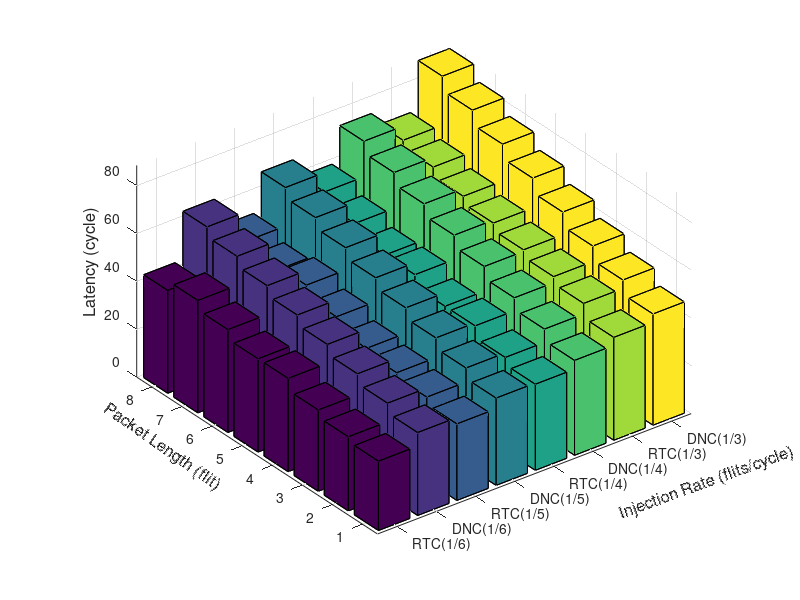

Write MATLAB code to recreate this figure.
function test()
Labelx={'RTC(1/6)' 'DNC(1/6)' 'RTC(1/5)' 'DNC(1/5)' 'RTC(1/4)' 'DNC(1/4)' 'RTC(1/3)' 'DNC(1/3)'};
Labely={'8','7','6','5','4','3','2','1'};
Z=[ 43      63.24       51      67.125     59     73.8889  68      88.5;    %8
    47      59.16       47      62.75      54     69       65      82.5;    %7
    43      55.08       49      58.375     49     64.111   61      76.5;    %6
    39      51          44      54         49     59.222   58      70.5;    %5
    39      46.92       39      49.625     44     54.33    55      64.5;    %4
    34      42.84       37      45.25      44     49.444   52      58.5;    %3
    31      38.76       35      40.875     39     44.556   49      52.5;    %2
    29      34.68       32      36.5       36     39.667   43      46.5];   %1                           
%RTC(1/6)  %DNC(1/6) %RTC(1/5)%DNC(1/5)%RTC(1/4)%DNC(1/4)%RTC(1/3)%DNC(1/3)
hb=bar3(Z);
%colorbar;
set(gca,'xticklabel',Labelx,'FontSize',10);
set(gca,'yticklabel',Labely,'FontSize',10);
xlabel('Injection Rate (flits/cycle)','Rotation',20,'FontSize',12);
ylabel('Packet Length (flit)','Rotation',-35,'FontSize',12);
zlabel('Latency (cycle)','FontSize',12);
end